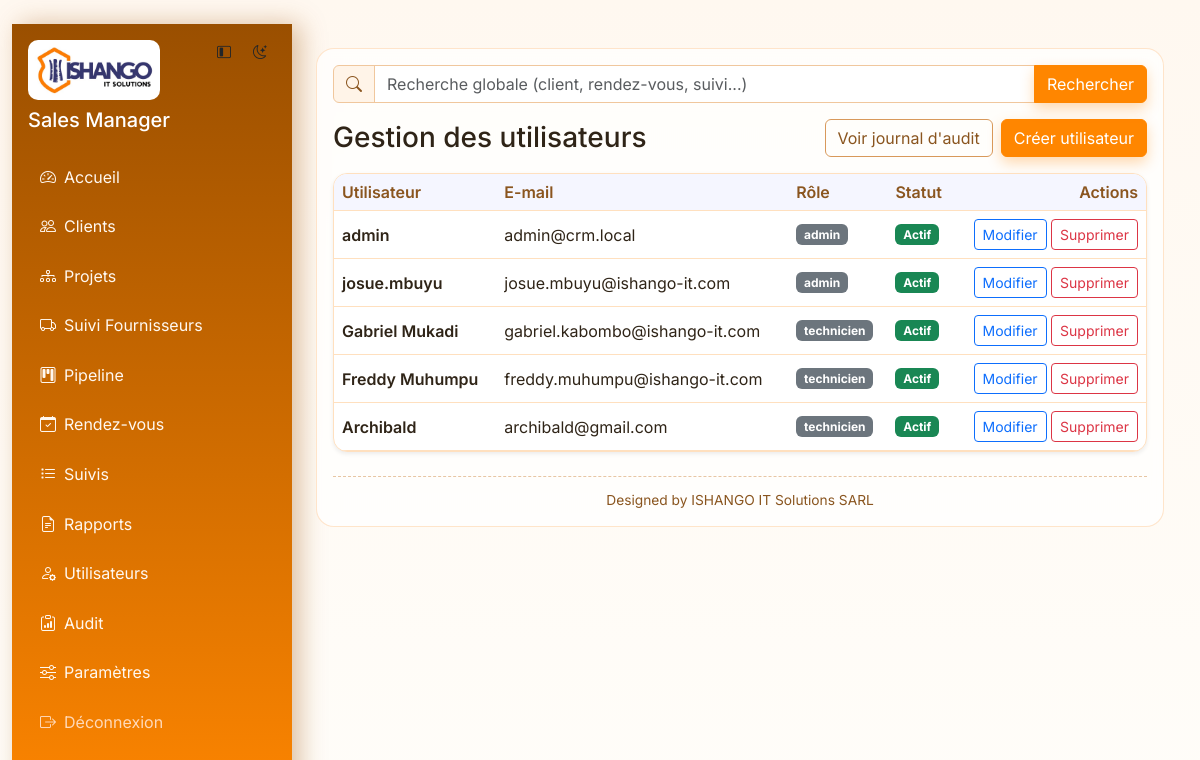
Page /admin/users (signed in) on the committed database.
### tables this page shows
CREATE TABLE app_settings (

            key TEXT PRIMARY KEY,

            value TEXT NOT NULL

        );

CREATE TABLE users (
            id INTEGER PRIMARY KEY AUTOINCREMENT,
            username TEXT UNIQUE NOT NULL,
            password TEXT NOT NULL
        , role TEXT NOT NULL DEFAULT 'sales', email TEXT, is_active INTEGER NOT NULL DEFAULT 1);

### routes/admin.py (the view, shortened to what this page needs)
@admin_bp.route("/users", methods=["GET", "POST"])
@admin_required
def users():
    users_list = query_all(
        "SELECT id, username, email, role, is_active FROM users ORDER BY id ASC"
    )
    return render_template("admin_users.html", users=users_list)

### models/db.py (called while the page is built)
def get_db() -> sqlite3.Connection:
    if "db" not in g:
        connection = sqlite3.connect(DB_PATH)
        connection.execute("PRAGMA foreign_keys = ON")
        connection.row_factory = sqlite3.Row
        g.db = connection
    return g.db

### models/repositories.py (called while the page is built)
def query_all(query, params=()):
    return get_db().execute(query, params).fetchall()

def query_one(query, params=()):
    return get_db().execute(query, params).fetchone()

### routes/utils.py (called while the page is built)
def admin_required(view_func):
    @wraps(view_func)
    def wrapper(*args, **kwargs):
        if "user_id" not in session:
            return redirect(url_for("auth.login"))
        if session.get("role") != "admin":
            flash("Accès réservé à l'administrateur.", "warning")
            return redirect(url_for("dashboard.home"))
        return view_func(*args, **kwargs)
    return wrapper

### templates/admin_users.html (shortened to what this page needs)
{% extends "base.html" %}
{% block content %}
<div class="d-flex justify-content-between align-items-center mb-3">
  <h3 class="mb-0">Gestion des utilisateurs</h3>
  <div class="d-flex gap-2">
    <a class="btn btn-outline-secondary" href="{{ url_for('admin.audit') }}">Voir journal d'audit</a>
    <button class="btn btn-primary" type="button" data-bs-toggle="collapse" data-bs-target="#createUserPanel" aria-expanded="false" aria-controls="createUserPanel">Créer utilisateur</button>
  </div>
</div>
<div class="table-responsive card shadow-sm">
  <table class="table mb-0 align-middle">
    <thead>
      <tr>
        <th>Utilisateur</th>
        <th>E-mail</th>
        <th>Rôle</th>
        <th>Statut</th>
        <th class="text-end">Actions</th>
      </tr>
    </thead>
    <tbody>
      {% for u in users %}
      <tr>
        <td class="fw-semibold">{{ u.username }}</td>
        <td>{{ u.email or "-" }}</td>
        <td><span class="badge text-bg-secondary">{{ u.role }}</span></td>
        <td>
          {% if u.is_active %}
          <span class="badge text-bg-success">Actif</span>
          {% else %}
          <span class="badge text-bg-secondary">Inactif</span>
          {% endif %}
        </td>
        <td class="text-end">
          <button
            class="btn btn-sm btn-outline-primary user-edit-btn"
            data-bs-toggle="modal"
            data-bs-target="#editUserModal"
            data-user-id="{{ u.id }}"
            data-username="{{ u.username }}"
            data-email="{{ u.email or '' }}"
            data-role="{{ u.role }}"
            data-is-active="{{ 1 if u.is_active else 0 }}"
          >
            Modifier
          </button>
          <form method="post" action="{{ url_for('admin.delete_user', user_id=u.id) }}" class="d-inline" onsubmit="return confirmDelete()">
            <button class="btn btn-sm btn-outline-danger">Supprimer</button>
          </form>
        </td>
      </tr>
      {% else %}
      <tr><td colspan="5" class="text-muted p-3">Aucun utilisateur.</td></tr>
      {% endfor %}
    </tbody>
  </table>
</div>
{% endblock %}

### templates/base.html (shortened to what this page needs)
﻿<!doctype html>
<html lang="fr" data-theme="{{ default_theme }}">
  <head>
    <link href="https://cdn.jsdelivr.net/npm/bootstrap@5.3.3/dist/css/bootstrap.min.css" rel="stylesheet">
    <link href="https://cdn.jsdelivr.net/npm/bootstrap-icons@1.11.3/font/bootstrap-icons.min.css" rel="stylesheet">
    <link href="{{ url_for('static', filename='css/styles.css') }}" rel="stylesheet">
  </head>
  <body>
    {% if session.get('user_id') %}
      <div class="container-fluid">
        <div class="app-layout min-vh-100">
          <aside id="appSidebar" class="sidebar p-3">
            <div class="d-flex justify-content-between align-items-start mb-4 gap-2">
              <div class="sidebar-brand">
                <img src="{{ url_for('static', filename='img/ishango-logo.png') }}" alt="Ishango" class="brand-logo mb-2">
                <h5 class="text-white mb-0 brand-title">{{ app_name }}</h5>
              </div>
              <div class="d-flex gap-1">
                <button id="sidebarToggle" class="btn btn-sm btn-light-subtle" type="button" title="Menu">
                  <i class="bi bi-layout-sidebar-inset"></i>
                </button>
                <button id="themeToggle" class="btn btn-sm btn-light-subtle" type="button" title="Thème">
                  <i class="bi bi-moon-stars"></i>
                </button>
              </div>
            </div>
            <nav class="nav flex-column gap-2">
              <a class="nav-link" href="{{ url_for('dashboard.home') }}"><i class="bi bi-speedometer2 me-2"></i><span class="link-text">Accueil</span></a>
              <a class="nav-link" href="{{ url_for('clients.list_clients') }}"><i class="bi bi-people me-2"></i><span class="link-text">Clients</span></a>
              <a class="nav-link" href="{{ url_for('projects.list_projects') }}"><i class="bi bi-diagram-3 me-2"></i><span class="link-text">Projets</span></a>
              <a class="nav-link" href="{{ url_for('suppliers.list_suppliers') }}"><i class="bi bi-truck me-2"></i><span class="link-text">Suivi Fournisseurs</span></a>
              <a class="nav-link" href="{{ url_for('pipeline.board') }}"><i class="bi bi-kanban me-2"></i><span class="link-text">Pipeline</span></a>
              <a class="nav-link" href="{{ url_for('appointments.list_appointments') }}"><i class="bi bi-calendar-check me-2"></i><span class="link-text">Rendez-vous</span></a>
              <a class="nav-link" href="{{ url_for('followups.list_followups') }}"><i class="bi bi-list-task me-2"></i><span class="link-text">Suivis</span></a>
              <a class="nav-link" href="{{ url_for('exports.reports_home') }}"><i class="bi bi-file-earmark-text me-2"></i><span class="link-text">Rapports</span></a>
              {% if session.get('role') == 'admin' %}
              <a class="nav-link" href="{{ url_for('admin.users') }}"><i class="bi bi-person-gear me-2"></i><span class="link-text">Utilisateurs</span></a>
              <a class="nav-link" href="{{ url_for('admin.audit') }}"><i class="bi bi-clipboard-data me-2"></i><span class="link-text">Audit</span></a>
              <a class="nav-link" href="{{ url_for('settings.index') }}"><i class="bi bi-sliders me-2"></i><span class="link-text">Paramètres</span></a>
              {% endif %}
              <a class="nav-link nav-logout" href="{{ url_for('auth.logout') }}"><i class="bi bi-box-arrow-right me-2"></i><span class="link-text">Déconnexion</span></a>
            </nav>
          </aside>
          <main class="app-main p-4">
            <div class="app-main-shell">
              {% if request.endpoint != "clients.list_clients" %}
              <form method="get" action="{{ url_for('search.global_search') }}" class="global-search mb-3">
                <div class="input-group">
                  <span class="input-group-text"><i class="bi bi-search"></i></span>
                  <input
                    type="text"
                    name="q"
                    class="form-control"
                    placeholder="Recherche globale (client, rendez-vous, suivi...)"
                    value="{{ request.args.get('q', '') if request.endpoint == 'search.global_search' else '' }}"
                  >
                  <button class="btn btn-primary" type="submit">Rechercher</button>
                </div>
              </form>
              {% endif %}
              {% block content %}{% endblock %}
              <footer class="app-signature mt-4">
                Designed by ISHANGO IT Solutions SARL
              </footer>
            </div>
          </main>
        </div>
      </div>
    {% endif %}
  </body>
</html>

### static/css/styles.css (style rules this page uses)
:root { --brand-900: #9a4f00; --brand-700: #ff8600; --brand-500: #ff980f; --accent-500: #2d2f80; --accent-300: #4348aa; --brand-100: #fff3e6; --surface: #ffffff; --surface-soft: #f5f6ff; --border: #ffe0bf; --text-main: #2f2417; --text-soft: #886f56; --shadow: 0 12px 28px rgba(154, 79, 0, 0.12); }
body { font-family: "Inter", system-ui, -apple-system, Segoe UI, Roboto, Arial, sans-serif; background: linear-gradient(180deg, #fff8f0, #fffdf9); color: var(--text-main); transition: background 0.25s ease, color 0.25s ease; }
.app-layout { display: flex; width: 100%; }
.sidebar { width: 280px; flex: 0 0 280px; transition: width 0.28s ease, flex-basis 0.28s ease, transform 0.28s ease; overflow-x: hidden; }
.app-main { flex: 1 1 auto; min-width: 0; transition: all 0.28s ease; }
.app-main-shell { background: rgba(255, 255, 255, 0.72); border: 1px solid rgba(255, 181, 110, 0.35); border-radius: 18px; padding: 1rem; backdrop-filter: blur(6px); }
.global-search .input-group-text { background: #fff4e8; border-color: #f0c79d; color: #8a551f; }
.app-signature { border-top: 1px dashed rgba(201, 129, 57, 0.45); padding-top: 0.8rem; font-size: 0.86rem; color: #8a551f; text-align: center; }
.sidebar { background: linear-gradient(180deg, var(--brand-900), var(--brand-700)); box-shadow: 8px 0 24px rgba(154, 79, 0, 0.35); }
.sidebar .nav-link { color: #fff8f0; border-radius: 10px; padding: 0.55rem 0.75rem; transition: all 0.2s ease; }
.sidebar .nav-logout { color: #ffd9b8; }
.brand-logo { max-width: 132px; width: 100%; height: auto; object-fit: contain; border-radius: 10px; background: #fff; padding: 4px; }
.card, .table-responsive.card { border: 1px solid var(--border); border-radius: 14px; background: var(--surface); box-shadow: var(--shadow); transition: transform 0.2s ease, box-shadow 0.2s ease; animation: fade-up 0.35s ease both; }
.btn-primary { background-color: var(--brand-700); border-color: var(--brand-700); box-shadow: 0 6px 14px rgba(255, 134, 0, 0.3); }
.btn-outline-secondary { border-color: #d8995b; color: #8a551f; }
.table th { background: var(--surface-soft); color: #8a551f; font-weight: 600; border-bottom: 1px solid var(--border); }
.table td { border-color: var(--border); color: var(--text-main); background: transparent; }
.form-control, .form-select { border: 1px solid #f0c79d; border-radius: 10px; background: #fff; }
a, button, .btn, .form-control, .form-select, .badge, .list-group-item, .table tbody tr, .kanban-column, .kanban-card, .pagination .page-link, .progress, .progress-bar { transition: transform 0.18s ease, box-shadow 0.22s ease, background-color 0.2s ease, color 0.2s ease, border-color 0.2s ease, opacity 0.2s ease; }

### rows in the picture
app_settings: value "Sales Manager"
users: username "admin", email "admin@crm.local", role "admin", is_active "Actif"
users: username "josue.mbuyu", email "josue.mbuyu@ishango-it.com", role "admin", is_active "Actif"
users: username "Gabriel Mukadi", email "gabriel.kabombo@ishango-it.com", role "technicien", is_active "Actif"
users: username "Freddy Muhumpu", email "freddy.muhumpu@ishango-it.com", role "technicien", is_active "Actif"
users: username "Archibald", email "archibald@gmail.com", role "technicien", is_active "Actif"
